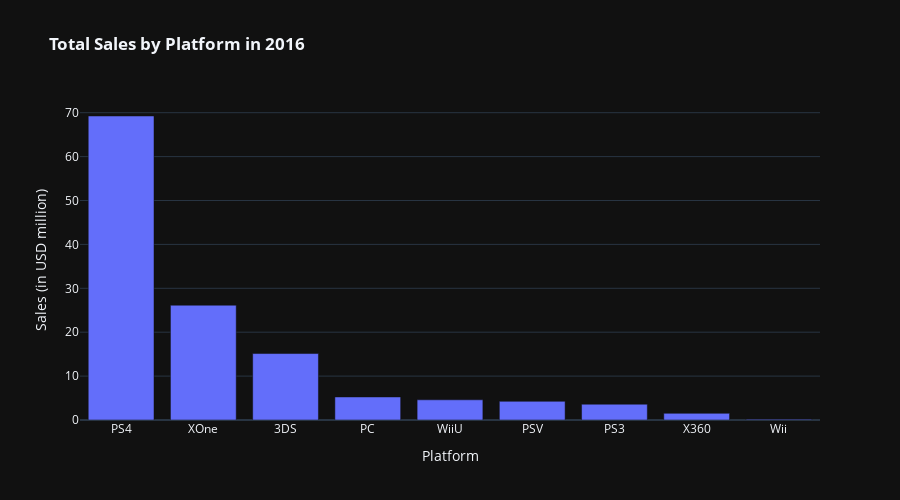

Write notebook code for a chart like this one.
### Code cell
#create bar chart to visualize total sales in 2016 to show if the sales above keep up with the current year
fig4 = px.bar(df_total_sales_2016,
              x='platform',
              y='total_sales',
              labels=custom_labels_new,
              title='<b> Total Sales by Platform in 2016 <b>',
              template='plotly_dark')
              
fig4.update_layout(height=500)
fig4.show()

### Figure 1 — Plotly figure (JSON) as saved in the notebook; plotly's stock layout.template omitted (floating-point values rounded to 4 significant figures)
{"data": [{"alignmentgroup": "True", "hovertemplate": "Platform=%{x}<br>Sales (in USD million)=%{y}<extra></extra>", "legendgroup": "", "marker": {"color": "#636efa", "pattern": {"shape": ""}}, "name": "", "offsetgroup": "", "orientation": "v", "showlegend": false, "textposition": "auto", "type": "bar", "x": ["PS4", "XOne", "3DS", "PC", "WiiU", "PSV", "PS3", "X360", "Wii"], "xaxis": "x", "y": [69.25, 26.15, 15.14, 5.25, 4.6, 4.25, 3.6, 1.52, 0.18], "yaxis": "y"}], "layout": {"barmode": "relative", "height": 500, "legend": {"tracegroupgap": 0}, "title": {"text": "<b> Total Sales by Platform in 2016 <b>"}, "xaxis": {"anchor": "y", "domain": [0, 1], "title": {"text": "Platform"}}, "yaxis": {"anchor": "x", "domain": [0, 1], "title": {"text": "Sales (in USD million)"}}}}
